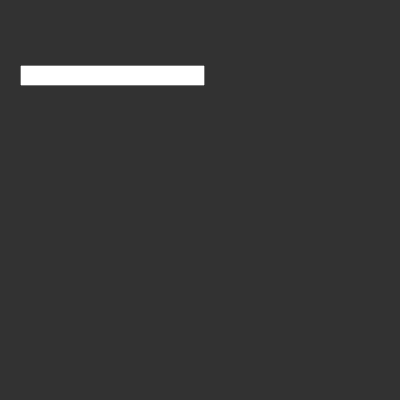
Frame 1 (no input)
Frame 60 (no input): identical to frame 1, image omitted
Frame 120 (the mouse pressed at the canvas centre since frame 60): identical to frame 1, image omitted

The p5.js sketch that drew this single still picture (run headless with seeded random() and noise() and a simulated clock; from frame 60 on, the mouse is pressed at the canvas centre):

// p5.js sketch
// ── sketch.js
var prn = [];
let greeting;
let s;
let x;
var input;
var mc1 = "";

function setup() {
  createCanvas(400, 400);
  input = createInput();
  input.position(20, 65);
  input.changed(newText);

//   greeting = createElement('h2', 'Enter Text');
//   greeting.position(20, 5);
}


function morseEncode(x) {
  //console.log("char entered is ", x);
  switch (x) {
    case 'a':
      return ".-";
    case 'b':
      return "-...";
    case 'c':
      return "-.-.";
    case 'd':
      return "-..";
    case 'e':
      return ".";
    case 'f':
      return "..-.";
    case 'g':
      return "--.";
    case 'h':
      return "....";
    case 'i':
      return "..";
    case 'j':
      return ".---";
    case 'k':
      return "-.-";
    case 'l':
      return ".-..";
    case 'm':
      return "--";
    case 'n':
      return "-.";
    case 'o':
      return "---";
    case 'p':
      return ".--.";
    case 'q':
      return "--.-";
    case 'r':
      return ".-.";
    case 's':
      return "...";
    case 't':
      return "-";
    case 'u':
      return "..-";
    case 'v':
      return "...-";
    case 'w':
      return ".--";
    case 'x':
      return "-..-";
    case 'y':
      return "-.--";
      // for space 
    case 'z':
      return "--..";
    case ' ':
      return " ";

  }
  return 0;
}




function newText() {
  console.log(input.value());
  s = input.value();
  morsecode(s);
}

function morsecode(s) {
  for (var i = 0; i < s.length; i++) {
    //console.log('size  ' + s.length);
    print(morseEncode((s[i])));
    // prn.push(morseEncode((s[i])));
    
    fill(255);
    textSize(32);
    text("word", 200, 200);
    // word = createElement('p', 'word');
    // word.position(200, 200);

    //text(40, 40, 40); |
  }
}

function draw() {
  background(50);
  fill(255);
  text(prn, 200, 200)
  // text("asd", 200, 200);
}
